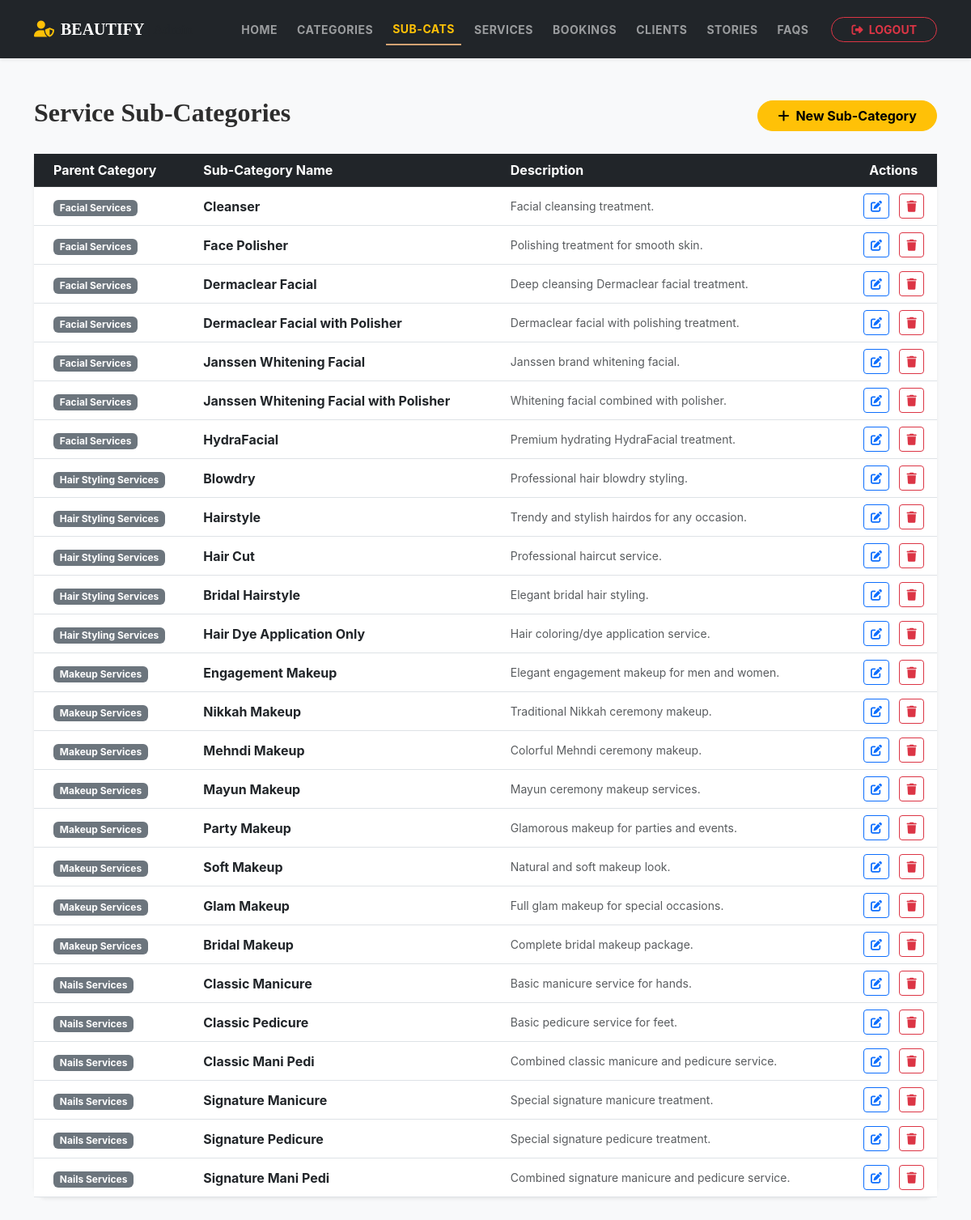
The page /admin/view_subcategories.php (signed in) on the database its author committed.
### tables this page shows
CREATE TABLE `service_subcategories` (
  `id` int(11) NOT NULL,
  `category_id` int(11) NOT NULL,
  `name` varchar(100) NOT NULL,
  `description` text DEFAULT NULL,
  `created_at` timestamp NOT NULL DEFAULT current_timestamp()
);

CREATE TABLE `service_categories` (
  `id` int(11) NOT NULL,
  `name` varchar(100) NOT NULL,
  `description` text DEFAULT NULL,
  `created_at` timestamp NOT NULL DEFAULT current_timestamp()
);

### admin/view_subcategories.php (the view, shortened to what this page needs)
<?php
include "config.php";
$query = "SELECT sub.*, cat.name as category_name
          FROM service_subcategories sub
          INNER JOIN service_categories cat ON sub.category_id = cat.id
          ORDER BY cat.name ASC";
$result = mysqli_query($conn, $query);
?>
<!DOCTYPE html>
<html lang="en">
<head>
    <link href="https://cdn.jsdelivr.net/npm/bootstrap@5.3.0/dist/css/bootstrap.min.css" rel="stylesheet">
    <link rel="stylesheet" href="https://cdnjs.cloudflare.com/ajax/libs/font-awesome/6.4.0/css/all.min.css">
    <link rel="stylesheet" href="../CSS/style.css">
</head>
<body class="bg-light">
    <?php include('navbar.php'); ?>
    <div class="container mt-5 mb-5">
        <div class="d-flex justify-content-between align-items-center mb-4">
            <h2 class="fw-bold">Service Sub-Categories</h2>
            <a href="admin_add_subcategory.php" class="btn btn-warning fw-bold px-4 rounded-pill">
                <i class="fas fa-plus me-2"></i>New Sub-Category
            </a>
        </div>
        <div class="card border-0 shadow-sm rounded-4">
            <div class="card-body p-0">
                <table class="table table-hover align-middle mb-0">
                    <thead class="table-dark">
                        <tr>
                            <th class="ps-4">Parent Category</th>
                            <th>Sub-Category Name</th>
                            <th>Description</th>
                            <th class="text-center">Actions</th>
                        </tr>
                    </thead>
                    <tbody>
                        <?php while($row = mysqli_fetch_assoc($result)): ?>
                        <tr>
                            <td class="ps-4"><span class="badge bg-secondary"><?= htmlspecialchars($row['category_name']) ?></span></td>
                            <td class="fw-bold"><?= htmlspecialchars($row['name']) ?></td>
                            <td class="text-muted small"><?= htmlspecialchars($row['description']) ?></td>
                            <td class="text-center">
                                <a href="edit_subcategory.php?id=<?= $row['id'] ?>" class="btn btn-sm btn-outline-primary me-2"><i class="fas fa-edit"></i></a>
                                <a href="view_subcategories.php?delete=<?= $row['id'] ?>" class="btn btn-sm btn-outline-danger" onclick="return confirm('Delete this sub-category?')"><i class="fas fa-trash"></i></a>
                            </td>
                        </tr>
                        <?php endwhile; ?>
                    </tbody>
                </table>
            </div>
        </div>
    </div>
</body>
</html>

### CSS/style.css (style rules this page uses)
:root { --primary-color: #d4a373; --accent-color: #faedcd; --text-dark: #2d2d2d; --bg-light: #fefae0; --transition: all 0.3s ease; }
body { font-family: 'Inter', sans-serif; background-color: #fafafa; color: var(--text-dark); }
h1, h2, .navbar-brand { font-family: 'Playfair Display', serif; }

### rows shown on the page
service_subcategories: category.name "Facial Services", name "Cleanser", description "Facial cleansing treatment."
service_subcategories: category.name "Facial Services", name "Face Polisher", description "Polishing treatment for smooth skin."
service_subcategories: category.name "Facial Services", name "Dermaclear Facial", description "Deep cleansing Dermaclear facial treatment."
service_subcategories: category.name "Facial Services", name "Dermaclear Facial with Polisher", description "Dermaclear facial with polishing treatment."
service_subcategories: category.name "Facial Services", name "Janssen Whitening Facial", description "Janssen brand whitening facial."
service_subcategories: category.name "Facial Services", name "Janssen Whitening Facial with Polisher", description "Whitening facial combined with polisher."
service_subcategories: category.name "Facial Services", name "HydraFacial", description "Premium hydrating HydraFacial treatment."
service_subcategories: category.name "Hair Styling Services", name "Blowdry", description "Professional hair blowdry styling."
service_subcategories: category.name "Hair Styling Services", name "Hairstyle", description "Trendy and stylish hairdos for any occasion."
service_subcategories: category.name "Hair Styling Services", name "Hair Cut", description "Professional haircut service."
service_subcategories: category.name "Hair Styling Services", name "Bridal Hairstyle", description "Elegant bridal hair styling."
service_subcategories: category.name "Hair Styling Services", name "Hair Dye Application Only", description "Hair coloring/dye application service."
service_subcategories: category.name "Makeup Services", name "Engagement Makeup", description "Elegant engagement makeup for men and women."
service_subcategories: category.name "Makeup Services", name "Nikkah Makeup", description "Traditional Nikkah ceremony makeup."
service_subcategories: category.name "Makeup Services", name "Mehndi Makeup", description "Colorful Mehndi ceremony makeup."
service_subcategories: category.name "Makeup Services", name "Mayun Makeup", description "Mayun ceremony makeup services."
service_subcategories: category.name "Makeup Services", name "Party Makeup", description "Glamorous makeup for parties and events."
service_subcategories: category.name "Makeup Services", name "Soft Makeup", description "Natural and soft makeup look."
service_subcategories: category.name "Makeup Services", name "Glam Makeup", description "Full glam makeup for special occasions."
service_subcategories: category.name "Makeup Services", name "Bridal Makeup", description "Complete bridal makeup package."
service_subcategories: category.name "Nails Services", name "Classic Manicure", description "Basic manicure service for hands."
service_subcategories: category.name "Nails Services", name "Classic Pedicure", description "Basic pedicure service for feet."
service_subcategories: category.name "Nails Services", name "Classic Mani Pedi", description "Combined classic manicure and pedicure service."
service_subcategories: category.name "Nails Services", name "Signature Manicure", description "Special signature manicure treatment."
service_subcategories: category.name "Nails Services", name "Signature Pedicure", description "Special signature pedicure treatment."
service_subcategories: category.name "Nails Services", name "Signature Mani Pedi", description "Combined signature manicure and pedicure service."
